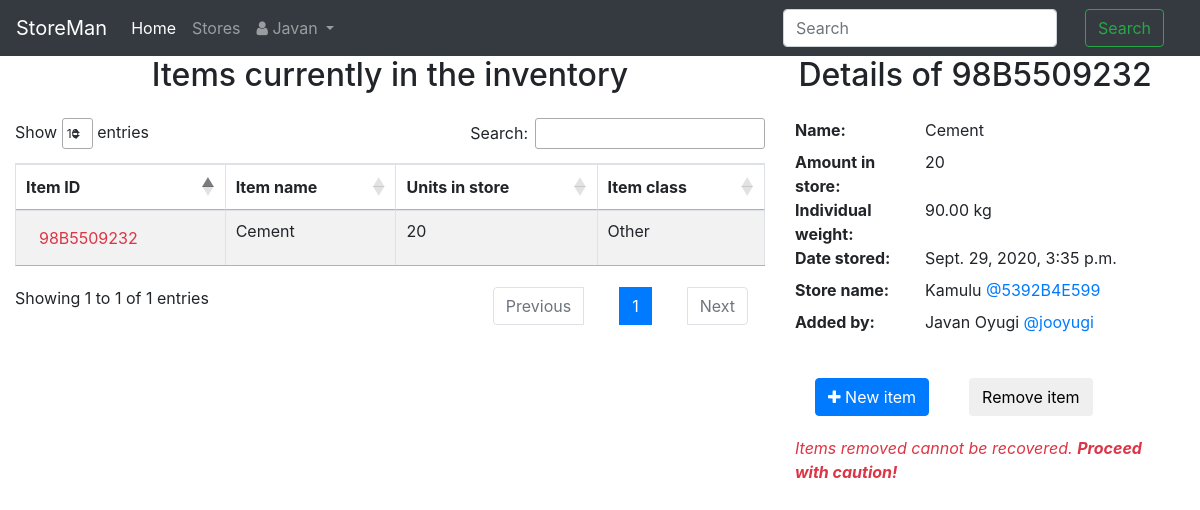
Screenshot of /item/98B5509232 (signed in) with the database file from the repository.
### accounts/models.py (models this page shows)
class Employee(AbstractUser):
        has_access=models.BooleanField(default=True)

### item/models.py (models this page shows, shortened)
class Item(models.Model):
    WEIGHT_CLASSES = [
        ("kg", "Kilograms"),
        ("g", "Grams"),
        ("t", "Tonnes"),
    ]
    ITEM_CLASSES = [
        ("A", "Electronics"),
        ("B", "Chemicals"),
        ("C", "Books"),
        ("D", "Clothing"),
        ("E", "Food"),
        ("F", "Other"),
    ]
    item_store = models.ForeignKey(Store, on_delete=models.CASCADE)
    added_by = models.ForeignKey(Employee, on_delete=models.CASCADE)
    name = models.CharField(max_length=100, verbose_name="Item name")
    item_num = models.IntegerField(verbose_name="No. of units")
    date_stored = models.DateTimeField(
        verbose_name="Date of entry", default=timezone.now)
    date_removed = models.DateTimeField(null=True)
    fragile = models.BooleanField(verbose_name="Fragile")
    weight = models.DecimalField(
        verbose_name="Weight", decimal_places=2, max_digits=5)
    units = models.CharField(
        max_length=20, verbose_name="Units", choices=WEIGHT_CLASSES, null=False, blank=False)
    item_class = models.CharField(
        max_length=1,
        verbose_name="Item class",
        choices=ITEM_CLASSES,
        default="A")
    item_id = models.CharField(max_length=10, verbose_name="Item ID",
                               primary_key=True, null=False)

### store/models.py (models this page shows)
class Store(models.Model):
    name = models.CharField(max_length=30, unique=True,verbose_name="Store name")
    capacity = models.IntegerField(default=0, verbose_name="Capacity")
    number_of_items = models.IntegerField(default=0)
    manager = models.ForeignKey(
        Employee, on_delete=models.CASCADE, related_name="Manager")
    store_id = models.CharField(max_length=10,
                                primary_key=True, null=False)
    store_users = models.ManyToManyField(Employee)
    def __str__(self):
        return self.name

### item/views.py (the view)
# urls.py: path('item/<pk>', views.ListAndDetail.as_view(), name='details'),
class ListAndDetail(LoginRequiredMixin, DetailView):
    model = Item
    template_name = "item/item.html"
    def get_context_data(self, **kwargs):
        employee = Employee.objects.get(username=self.request.user.username)
        context = super(ListAndDetail, self).get_context_data(**kwargs)
        context["object_list"] = self.model.objects.filter(added_by=employee)
        return context

### templates/item/item.html (shortened to what this page needs)
{% extends "./index.html" %}
{% block sidebar %}
<div class='details'>
    <h2 style="text-align: center" class="mb-4">Details of {{item.item_id}}</h2>
    <dl class="row">
        <dt class="col-sm-4">Name:
        <dd class="col-sm-8">
            {{item.name}}
        </dd>
        </dt>
        <dt class="col-sm-4">Amount in store:
        <dd class="col-sm-8">
            {{item.item_num}}
        </dd>
        </dt>
        <dt class="col-sm-4">Individual weight:
            <dd class="col-sm-8">
                {{item.weight}} {{item.units}}
            </dd>
            </dt>
        <dt class="col-sm-4">Date stored:
        <dd class="col-sm-8">
            {{item.date_stored}}
        </dd>
        </dt>
        <dt class="col-sm-4">Store name:
        <dd class="col-sm-8">
            {{item.item_store}}
            <a class="item" href="{%url 'store:details' pk=item.item_store.store_id%}">
                @{{item.item_store.store_id}}
            </a>
        </dd>
        </dt>
        <dt class="col-sm-4">Added by:
            <dd class="col-sm-8">
                {{item.added_by.first_name}} {{item.added_by.last_name}}
                <a class="item" href="{%url 'store:details' pk=item.item_store.store_id%}">
                    @{{item.added_by.username}}
                </a>
            </dd>
            </dt>
    </dl>
    <div class="btn-group" role="group" aria-label="Button group">
        <a href="{%url 'item:create'%}">
            <button class="btn btn-primary">
                <span class="fa fa-plus" aria-hidden="true"></span>
                New item
            </button>
        </a>
        <div>
            <form method="POST" id="item-delete" action="{%url 'item:delete' pk=item.item_id%}" data-url="{%url 'item:delete' pk=item.item_id%}">
                <button type="submit" class="btn btn-danger>
                    <span class="fa fa-eraser" aria-hidden="true"></span>
                    Remove item
                </button>
            </form>
        </div>
    </div>
    <div class="text-danger">
        <i>
            Items removed cannot be recovered.
            <strong>Proceed with caution!</strong>
        </i>
    </div>
</div>
{% endblock sidebar %}

### templates/item/index.html (shortened to what this page needs)
{% extends '../base.html' %}
{% load static %}
{% block content %}
{% if user.is_authenticated %}
{% include '../header.html' %}
<div class="container-fluid row">
    <div class="col-sm-8" id="list">
        {% block list_content %}
        {% include "item/item_list.html" %}
        {% endblock list_content %}
    </div>
    <div class="col-sm-4" id="item:details">
        {% block sidebar %}
        {% endblock sidebar %}
    </div>
</div>
{%endif%}
{% endblock content %}

### templates/base.html (shortened to what this page needs)
{% load static %}
<!DOCTYPE html>
<html class="no-js">
<head>
    <link rel="stylesheet" href="https://cdn.datatables.net/1.10.19/css/jquery.dataTables.min.css">
    <link rel="stylesheet" href="https://cdnjs.cloudflare.com/ajax/libs/twitter-bootstrap/4.1.3/css/bootstrap.css">
    <link rel="stylesheet" href="https://stackpath.bootstrapcdn.com/font-awesome/4.7.0/css/font-awesome.min.css">
    <link rel="stylesheet" href="https://cdn.datatables.net/1.10.19/css/dataTables.bootstrap4.min.css">
</head>
<body>
    {% block content %}
    {% endblock content %}
</body>
</html>

### templates/header.html (shortened to what this page needs)
<nav class="navbar navbar-expand-sm navbar-dark bg-dark">
    <a class="navbar-brand" href="{%url 'item:index'%}">StoreMan</a>
    <div class="collapse navbar-collapse" id="collapsibleNavId">
        <ul class="navbar-nav mr-auto mt-2 mt-lg-0">
            <li class="nav-item active">
                <a class="nav-link" href="{%url 'item:index'%}">Home<span class="sr-only">(current)</span></a>
            </li>
            <li class="nav-item">
                <a class="nav-link" href="{%url 'store:list'%}">
                    Stores
                </a>
            </li>
            <li class="dropdown">
                <a class="nav-link dropdown-toggle" href="#" id="dropdownId" data-toggle="dropdown" aria-haspopup="true"
                    aria-expanded="false">
                    <span class="fa fa-user" aria-hidden="true"></span>
                    {{user.first_name}}
                </a>
            </li>
        </ul>
        <form class="form-inline my-2 my-lg-0" method="GET" id="search-form" data-url="{%url 'item:search'%}"
            action="{%url 'item:search'%}">
            <input class="form-control mr-sm-2" name="query" id="item" type="text" placeholder="Search">
            <button class="btn btn-outline-success my-2 my-sm-0" id="search-btn" type="submit">Search</button>
        </form>
    </div>
</nav>

### templates/item/item_list.html (shortened to what this page needs)
<h2 style="text-align: center" class="mb-4">Items currently in the inventory</h2>
<div id="div-test">
    <table id="items-table" class="table table-striped table-bordered" style="width:100%">
        <thead>
            <tr>
                <th>Item ID</th>
                <th>Item name</th>
                <th>Units in store</th>
                <th>Item class</th>
            </tr>
        </thead>
        <tbody>
            {% for item in object_list %}
            <tr>
                <td scope="row">
                    <a class="item btn text-danger" data-url="{%url 'item:details' pk=item.item_id%}">
                        {{item.item_id}}
                    </a>
                </td>
                <td>{{item.name}}</td>
                <td>{{item.item_num}}</td>
                <td>{{item.get_item_class_display}}</td>
            </tr>
            {% endfor %}
        </tbody>
    </table>
</div>

### templates/item/item.html (style rules this page uses)
button { margin: 20px; }

### rows the page displays
Employee: first_name "Javan"
Item: item_id "98B5509232", name "Cement", item_num "20", item_class "Other", weight "90.00", units "kg", date_stored "Sept. 29, 2020, 3:35 p.m.", item_store "Kamulu", item_store.store_id "5392B4E599", added_by.first_name "Javan", added_by.last_name "Oyugi", added_by.username "jooyugi"
